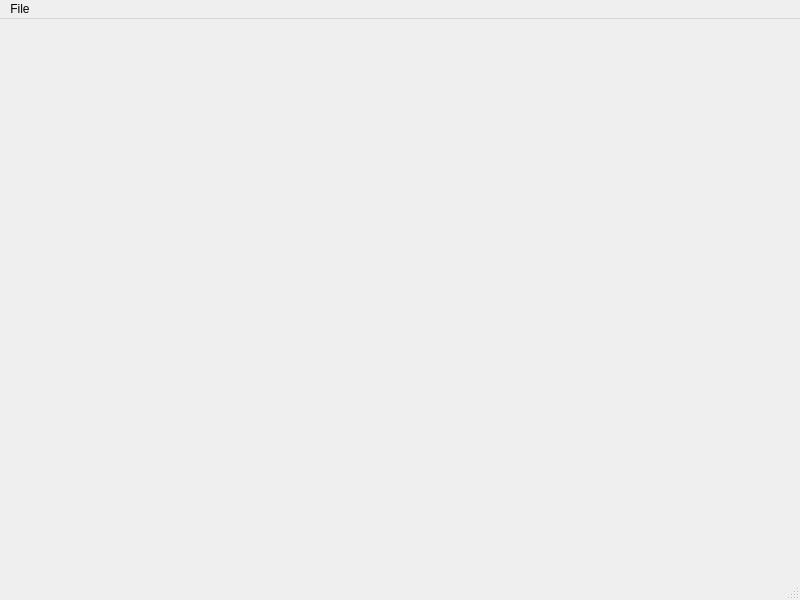
<?xml version="1.0" encoding="UTF-8"?>
<ui version="4.0">
 <class>MainMenuWindow</class>
 <widget class="QMainWindow" name="MainMenuWindow">
  <property name="geometry">
   <rect>
    <x>0</x>
    <y>0</y>
    <width>800</width>
    <height>600</height>
   </rect>
  </property>
  <property name="windowTitle">
   <string>MainWindow</string>
  </property>
  <widget class="QWidget" name="centralwidget"/>
  <widget class="QMenuBar" name="menubar">
   <property name="geometry">
    <rect>
     <x>0</x>
     <y>0</y>
     <width>800</width>
     <height>21</height>
    </rect>
   </property>
   <widget class="QMenu" name="menuFile">
    <property name="title">
     <string>File</string>
    </property>
    <addaction name="actionNew_course"/>
    <addaction name="actionDelete_selected_course"/>
    <addaction name="separator"/>
    <addaction name="actionImport"/>
    <addaction name="actionExport"/>
    <addaction name="separator"/>
    <addaction name="actionSave"/>
    <addaction name="actionHelp"/>
    <addaction name="actionExit"/>
   </widget>
   <addaction name="menuFile"/>
  </widget>
  <widget class="QStatusBar" name="statusbar"/>
  <action name="actionNew_course">
   <property name="text">
    <string>New course</string>
   </property>
  </action>
  <action name="actionDelete_selected_course">
   <property name="text">
    <string>Delete selected course</string>
   </property>
  </action>
  <action name="actionExit">
   <property name="text">
    <string>Exit</string>
   </property>
  </action>
  <action name="actionHelp">
   <property name="text">
    <string>Help</string>
   </property>
  </action>
  <action name="actionImport">
   <property name="text">
    <string>Import</string>
   </property>
  </action>
  <action name="actionExport">
   <property name="text">
    <string>Export</string>
   </property>
  </action>
  <action name="actionSave">
   <property name="text">
    <string>Save</string>
   </property>
  </action>
 </widget>
 <resources/>
 <connections/>
</ui>
